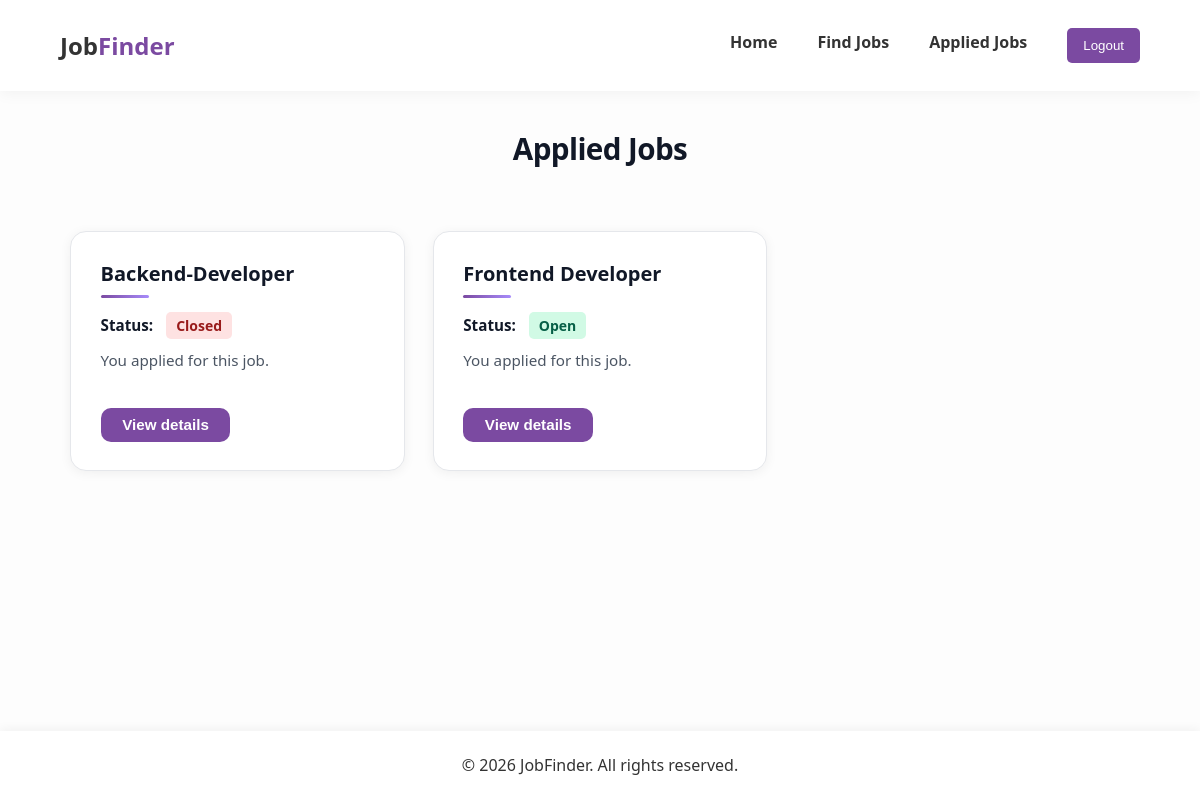
The page /applied-jobs/ (signed in) on the database as committed earlier.
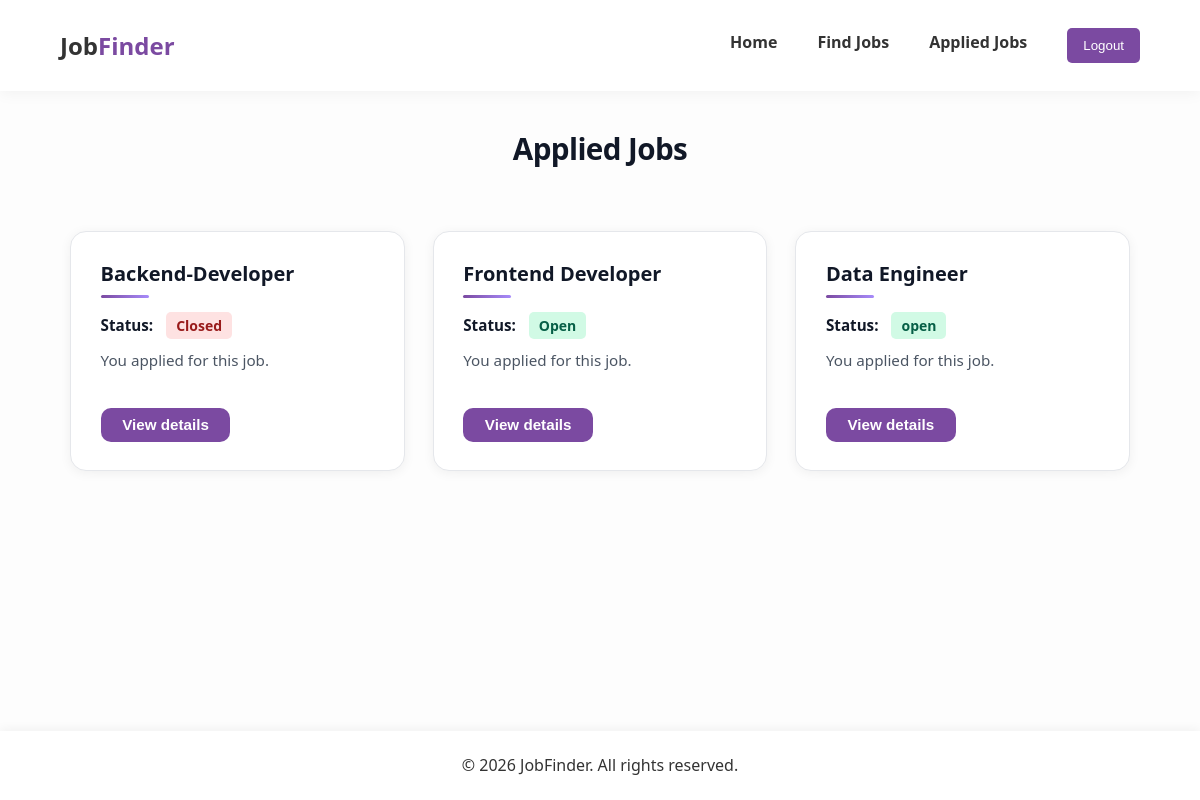
The same page on the database as committed later.
### application/models.py (models this page shows, shortened)
class Application(models.Model):
    user = models.ForeignKey(User, on_delete=models.CASCADE)
    job = models.ForeignKey("jobs.Job", on_delete=models.CASCADE)

### jobs/models.py (models this page shows, shortened)
class Job(models.Model):
    name = models.CharField(max_length=100)
    company = models.CharField(max_length=100)
    salary = models.IntegerField()
    experience = models.IntegerField()
    job_type = models.CharField(max_length=50)
    status = models.CharField(max_length=20)
    description = models.TextField()
    responsibilities = models.TextField()
    requirements = models.TextField()
    posted_date = models.DateField()

### application/views.py (the view)
# urls.py: path("applied-jobs/", app_views.applied_jobs, name="applied_jobs"),
@login_required(login_url="/login/")
def applied_jobs(request):
    my_applications = Application.objects.filter(user=request.user)
    return render(
        request,
        "page/applied_jobs.html",
        {"applications": my_applications},
    )

### page/templates/page/applied_jobs.html (shortened to what this page needs)
{% load static %}
<!DOCTYPE html>
<html lang="en" class="applied-page">
    <head>
        <link rel="stylesheet" href="{% static 'cssFiles/style.css' %}">
        <link rel="stylesheet" href="{% static 'cssFiles/jobs.css' %}">
    </head>
    <body>
        <header>
            <div><h1 class="logo">Job<span>Finder</span></h1></div>
            <nav class="nav-bar" id="nav-menu">
                {% include "page/partials/nav_main.html" with show_about=False ul_class="nav-links" wrap_logout_button=True %}
            </nav>
        </header>
        <section class="page-shell">
            <h1 class="page-title">Applied Jobs</h1>
            <div class="jobs-container">
                {% for app in applications %}
                <article class="job-card">
                    <h3>{{ app.job.name }}</h3>
                    <p><strong>Status:</strong> <span class="status {{ app.job.status|lower }}">{{ app.job.status }}</span></p>
                    <p class="job-meta">You applied for this job.</p>
                    <a href="{% url 'job_details' app.job.id %}">
                        <button type="button" class="btn-secondary">View details</button>
                    </a>
                </article>
                {% empty %}
                <h3 class="applied-empty">You have not applied to any jobs yet. Browse <a href="{% url 'jobs' %}">open roles</a>.</h3>
                {% endfor %}
            </div>
        </section>
        <footer>
            &copy; 2026 JobFinder. All rights reserved.
        </footer>
    </body>
</html>

Rows that differ between the two databases and show on the page:
added Application: job.name "Data Engineer", job.status "open"
